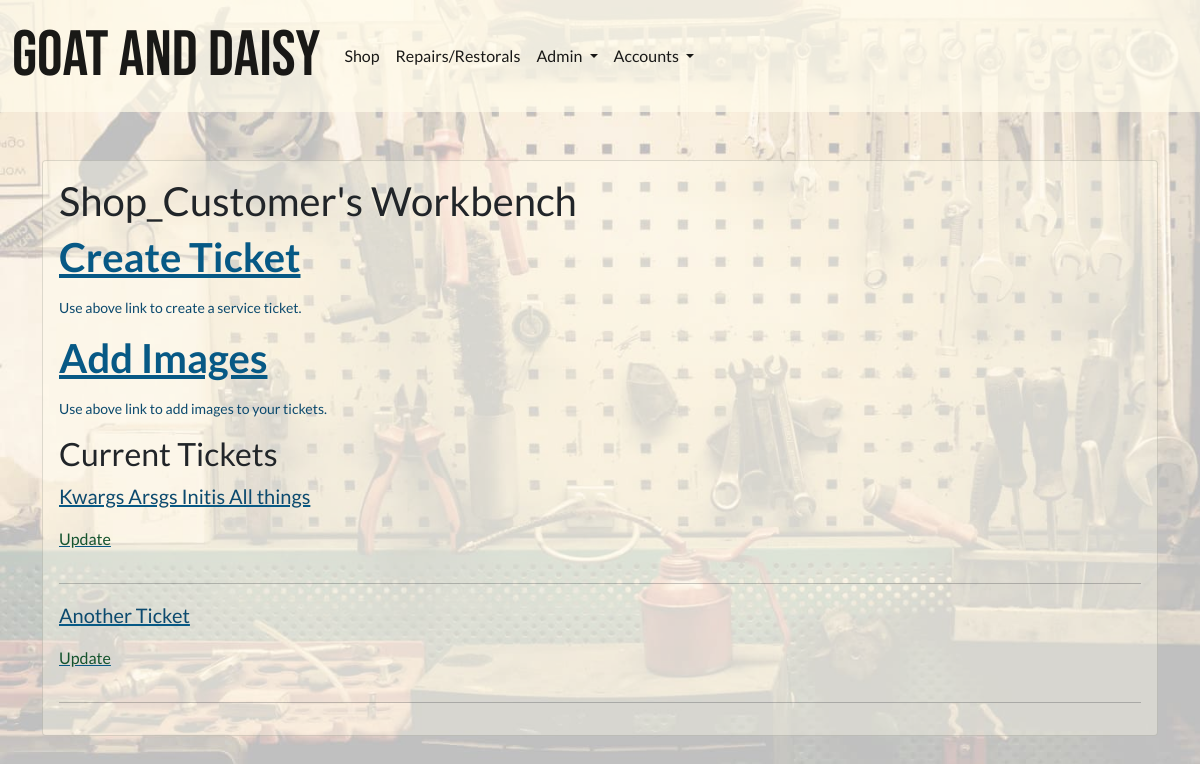
The app's page /workshop/workbench/67 (signed in) with its own data.
### repairs_restorals/models.py (models this page shows, shortened)
class ServiceTicket(models.Model):
    customer = models.ForeignKey(
        Customer, related_name='service_ticket', on_delete=models.CASCADE)
    workshop_staff_responsible = models.ForeignKey(
        StaffMember, related_name='staff_tickets', on_delete=models.CASCADE)
    title = models.CharField(max_length=255)
    date_created = models.DateField(auto_now_add=True, editable=False)
    last_updated = models.DateField(auto_now=True, editable=False)
    service_description = models.TextField()
    link_to_desired_materials_1 = models.URLField(null=True, blank=True)
    link_to_desired_materials_2 = models.URLField(null=True, blank=True)
    link_to_desired_materials_3 = models.URLField(null=True, blank=True)
    is_completed = models.BooleanField(default=False)
    has_invoice = models.BooleanField(default=False)

### repairs_restorals/views.py (the view)
class CustomerWorkbench(LoginRequiredMixin, ListView):
    login_url = '/profiles/login/'
    model = ServiceTicket
    template_name = 'repairs_restorals/customer_workbench.html'
    context_object_name = 'tickets'
    def get_context_data(self, **kwargs):
        customer = get_object_or_404(Customer, username=self.request.user)
        context = dict()
        context['tickets'] = ServiceTicket.objects.filter(customer=customer)
        return context

### invoices/contexts.py (called while the page is built, shortened)
def shopping_cart(request):
    template_cart = []
    products_count = 0
    order_amount = 0
    shipping = 0
    cart = request.session.get('cart', {})
    for item in enumerate(template_cart):
        products_count += 1
    order_total = order_amount + shipping
    stripe_total = round(order_total * 100)
    context = {
        'template_cart': template_cart,
        'products_count': products_count,
        'order_amount': order_amount,
        'shipping': shipping,
        'order_total': order_total,
        'stripe_total': stripe_total,
    }
    return context

### profiles/templatetags/user_in_group_tag.py (called while the page is built)
@register.filter(name='has_group')
def has_group(user, group_name):
    try:
        group = Group.objects.get(name=group_name)
    except Group.DoesNotExist:
        return False
    return group in user.groups.all()

### repairs_restorals/templates/repairs_restorals/customer_workbench.html (shortened to what this page needs)
{% extends 'base.html' %}
{% load static %}
{% block extra_css %}
<link rel="stylesheet" href="{% static 'css/workshop_bg_image_trans.css' %}">
{% endblock %}
{% block content %}
<div class="card">
    <h1>{{request.user | title }}'s Workbench</h1>
    <a href="{% url 'create_service_ticket' %}"><p class="display-6">Create Ticket</p></a>
    <p class="small text-muted">Use above link to create a service ticket.</p>
    {% if tickets %}
    <a href="{% url 'add_image' %}"><p class="display-6">Add Images</p></a>
    <p class="small text-muted">Use above link to add images to your tickets.</p>
    <h2>Current Tickets</h2>
    {% for ticket in tickets%}
        {% if not ticket.is_completed %}
        <a href="{% url 'service_ticket' pk=ticket.id %}">
            <p class="lead text-info">{{ ticket.title }}</p>
        </a>
        <a href="{% url 'public_update_service_ticket' pk=ticket.id%}">
            <p class='text-success'>Update</p>
        </a>
        {% endif %}
        <hr>
    {% endfor %}
    {% endif %}
</div>
{% endblock %}

### static/css/site_base_custom.css (style rules this page uses)
body { font-family: "Lato", sans-serif; }
.text-info { color: var(--sky-900) !important; }
.text-success { color: var(--green-900) !important; }
a { color: var(--sky-800); font-weight: 400; }
.lead { font-weight: 400; }
.text-muted { color: var(--sky-900) !important; }
.card { background-color: #fffbeb5d; padding: 1rem; }
.display-6 { font-weight: 700; }

### static/css/workshop_bg_image_trans.css (style rules this page uses)
body { background-image: url("../img/workshop-25-flip.jpg"); background-repeat: no-repeat; background-size: cover; background-attachment: fixed; }

### records on screen
ServiceTicket: title "Kwargs Arsgs Initis All things"
ServiceTicket: title "Another Ticket"

### other values on screen
{{ request.user | title }} "Shop_Customer"
